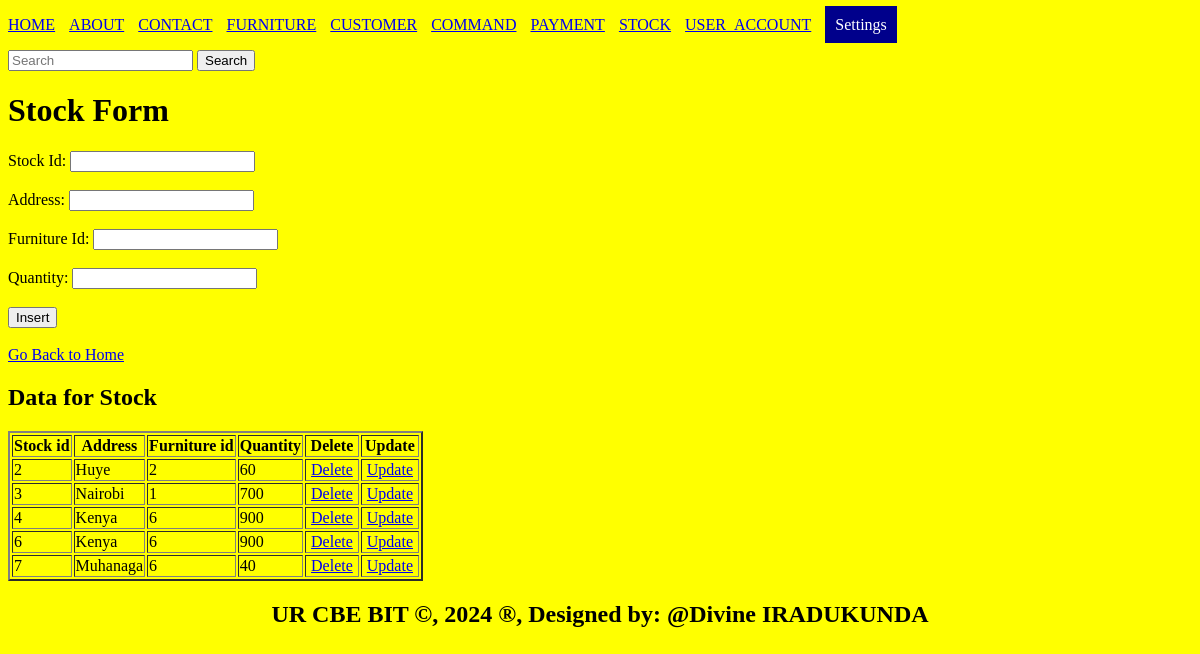
The page /stock.php on the database its author committed.
### tables this page shows
CREATE TABLE `stock` (
  `stock_id` int(10) NOT NULL,
  `Address` varchar(15) DEFAULT NULL,
  `Furniture_id` int(11) DEFAULT NULL,
  `Quantity` int(10) DEFAULT NULL
);

### stock.php (the view, shortened to what this page needs)
<!DOCTYPE html>
<html>
<head>
</head>
<body style="background-color: yellow;">
  <ul style="list-style-type: none; padding: 0;">
    <li style="display: inline; margin-right: 10px;"><a href="./home.html">HOME</a></li>
    <li style="display: inline; margin-right: 10px;"><a href="./about.html">ABOUT</a></li>
    <li style="display: inline; margin-right: 10px;"><a href="./contact.html">CONTACT</a></li>
    <li style="display: inline; margin-right: 10px;"><a href="./furniture.php">FURNITURE</a></li>
    <li style="display: inline; margin-right: 10px;"><a href="./customer.php">CUSTOMER</a></li>
    <li style="display: inline; margin-right: 10px;"><a href="./command.php">COMMAND</a></li>
    <li style="display: inline; margin-right: 10px;"><a href="./payment.php">PAYMENT</a></li>
    <li style="display: inline; margin-right: 10px;"><a href="./stock.php">STOCK</a></li>
    <li style="display: inline; margin-right: 10px;"><a href="./user_account.php">USER_ACCOUNT</a></li>
    <li class="dropdown" style="display: inline; margin-right: 10px;">
      <a href="#" style="padding: 10px; color: white; background-color: darkblue; text-decoration: none; margin-right: 15px;">Settings</a>
    </li>
  </ul>
    <form class="d-flex" role="search" action="search.php">
    <input class="form-control me-2" type="search" placeholder="Search" aria-label="Search">
    <button class="btn btn-outline-success" type="submit">Search</button>
  </form>
  <h1>Stock Form</h1>
  <form method="post" action="stock.php">
    <label for="sid">Stock Id:</label>
    <input type="number" id="sid" name="sid" required><br><br>
    <label for="address">Address:</label>
    <input type="text" id="address" name="address" required><br><br>
    <label for="furnid">Furniture Id:</label>
    <input type="number" id="furnid" name="furnid" required><br><br>
    <label for="quantity">Quantity:</label>
    <input type="number" id="quantity" name="quantity" required><br><br>
    <input type="submit" name="add" value="Insert"><br><br>
    <a href="./home.html">Go Back to Home</a>
  </form>
  <?php
include('databaseconnection.php');
  ?>
  <h2>Data for Stock</h2>
  <table border="2">
    <tr>
      <th>Stock id</th>
      <th>Address</th>
      <th>Furniture id</th>
      <th>Quantity</th>
      <th>Delete</th>
      <th>Update</th>
    </tr>
    <?php
    $connection = new mysqli($host, $user, $pass, $database);
    $sql = "SELECT * FROM stock";
    $result = $connection->query($sql);
    if ($result->num_rows > 0) {
        while ($row = $result->fetch_assoc()) {
            $sid = $row['stock_id'];
            echo "<tr>
                <td>" . $row['stock_id'] . "</td>
                <td>" . $row['Address'] . "</td>
                <td>" . $row['Furniture_id'] . "</td>
                <td>" . $row['Quantity'] . "</td>
                <td><a style='padding:4px' href='sdelete.php?stock_id=$sid'>Delete</a></td>
                <td><a style='padding:4px' href='stockupdate.php?stock_id=$sid'>Update</a></td>
            </tr>";
        }
    } else {
        echo "<tr><td colspan='4'>No data found</td></tr>";
    }
    ?>
  </table>
  <footer>
    <center>
      <b><h2>UR CBE BIT &copy, 2024 &reg, Designed by: @Divine IRADUKUNDA</h2></b>
    </center>
  </footer>
</body>
</html>

### stock.php (style rules this page uses)
.dropdown { position: relative; display: inline-block; margin-right: 10px; }

### rows shown on the page
stock: stock_id "2", Address "Huye", Furniture "2", Quantity "60"
stock: stock_id "3", Address "Nairobi", Furniture "1", Quantity "700"
stock: stock_id "4", Address "Kenya", Furniture "6", Quantity "900"
stock: stock_id "6", Address "Kenya", Furniture "6", Quantity "900"
stock: stock_id "7", Address "Muhanaga", Furniture "6", Quantity "40"
